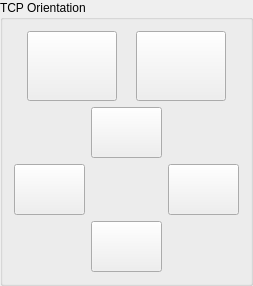
           <widget class="QGroupBox" name="groupBox_4">
            <property name="title">
             <string>TCP Orientation</string>
            </property>
            <layout class="QGridLayout" name="gridLayout_6">
             <item row="0" column="0">
              <layout class="QVBoxLayout" name="verticalLayout_2">
               <item>
                <layout class="QHBoxLayout" name="horizontalLayout_25">
                 <item>
                  <widget class="QPushButton" name="turnLeftButton">
                   <property name="minimumSize">
                    <size>
                     <width>90</width>
                     <height>70</height>
                    </size>
                   </property>
                   <property name="maximumSize">
                    <size>
                     <width>90</width>
                     <height>70</height>
                    </size>
                   </property>
                   <property name="styleSheet">
                    <string notr="true">border-image: url(:/move-content/turn-left.png)</string>
                   </property>
                   <property name="text">
                    <string/>
                   </property>
                  </widget>
                 </item>
                 <item>
                  <widget class="QPushButton" name="turnRightButton">
                   <property name="minimumSize">
                    <size>
                     <width>90</width>
                     <height>70</height>
                    </size>
                   </property>
                   <property name="maximumSize">
                    <size>
                     <width>90</width>
                     <height>70</height>
                    </size>
                   </property>
                   <property name="styleSheet">
                    <string notr="true">border-image : url(:/move-content/turn-right.png)</string>
                   </property>
                   <property name="text">
                    <string/>
                   </property>
                  </widget>
                 </item>
                </layout>
               </item>
               <item>
                <layout class="QGridLayout" name="gridLayout_3">
                 <item row="0" column="1">
                  <widget class="QPushButton" name="bentUpButton">
                   <property name="minimumSize">
                    <size>
                     <width>71</width>
                     <height>51</height>
                    </size>
                   </property>
                   <property name="maximumSize">
                    <size>
                     <width>71</width>
                     <height>51</height>
                    </size>
                   </property>
                   <property name="styleSheet">
                    <string notr="true">border-image: url(:/bottom/bent-up.png)</string>
                   </property>
                   <property name="text">
                    <string/>
                   </property>
                  </widget>
                 </item>
                 <item row="1" column="0">
                  <widget class="QPushButton" name="bentLeftButton">
                   <property name="minimumSize">
                    <size>
                     <width>71</width>
                     <height>51</height>
                    </size>
                   </property>
                   <property name="maximumSize">
                    <size>
                     <width>71</width>
                     <height>51</height>
                    </size>
                   </property>
                   <property name="styleSheet">
                    <string notr="true">border-image: url(:/bottom/bent-left.png)</string>
                   </property>
                   <property name="text">
                    <string/>
                   </property>
                  </widget>
                 </item>
                 <item row="1" column="2">
                  <widget class="QPushButton" name="bentRightButton">
                   <property name="minimumSize">
                    <size>
                     <width>71</width>
                     <height>51</height>
                    </size>
                   </property>
                   <property name="maximumSize">
                    <size>
                     <width>71</width>
                     <height>51</height>
                    </size>
                   </property>
                   <property name="styleSheet">
                    <string notr="true">border-image: url(:/bottom/bent-right.png)</string>
                   </property>
                   <property name="text">
                    <string/>
                   </property>
                  </widget>
                 </item>
                 <item row="2" column="1">
                  <widget class="QPushButton" name="bentBottomButton">
                   <property name="minimumSize">
                    <size>
                     <width>71</width>
                     <height>51</height>
                    </size>
                   </property>
                   <property name="maximumSize">
                    <size>
                     <width>71</width>
                     <height>51</height>
                    </size>
                   </property>
                   <property name="styleSheet">
                    <string notr="true">border-image: url(:/bottom/bent-down.png)</string>
                   </property>
                   <property name="text">
                    <string/>
                   </property>
                  </widget>
                 </item>
                </layout>
               </item>
              </layout>
             </item>
            </layout>
           </widget>
